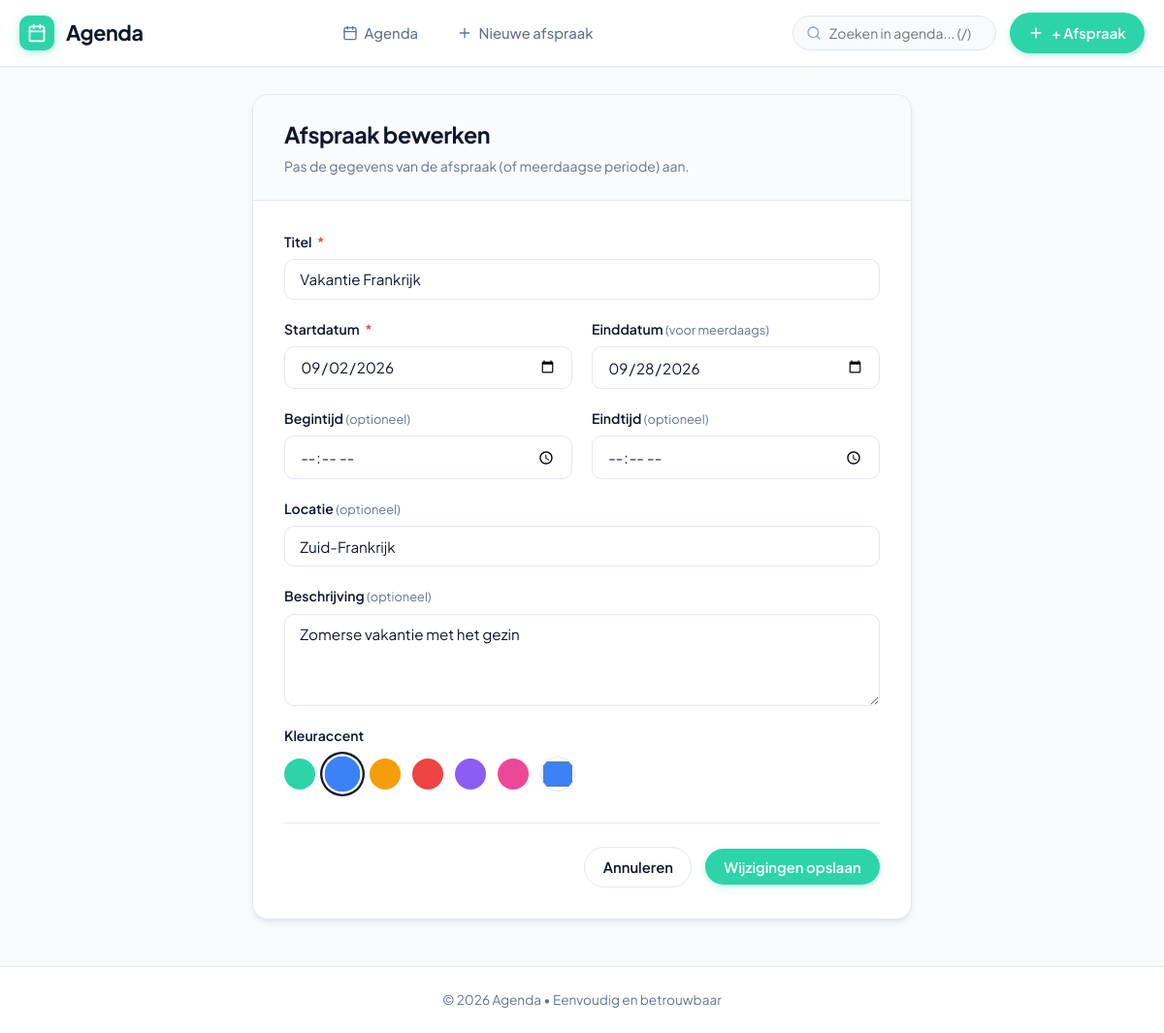
The app's page /edit/9 with its own data.
### tables this page shows
CREATE TABLE events (
    id INTEGER PRIMARY KEY AUTOINCREMENT,
    title TEXT NOT NULL,
    description TEXT,
    event_date TEXT NOT NULL,
    start_time TEXT NOT NULL,
    end_time TEXT,
    location TEXT,
    color TEXT DEFAULT '#2DD4A8',
    created_at TEXT NOT NULL
, end_date TEXT);

### app.py (the view, shortened to what this page needs)
@app.route('/edit/<int:event_id>', methods=['GET', 'POST'])
def edit_event(event_id):
    db = get_db()
    cursor = db.execute("SELECT * FROM events WHERE id = ?", (event_id,))
    event = cursor.fetchone()
    if not event:
        abort(404, description=f"Afspraak met ID {event_id} is niet gevonden.")
    return render_template('edit.html', event=event)

### app.py (called while the page is built)
def get_db():
    if 'db' not in g:
        g.db = sqlite3.connect(DATABASE)
        g.db.row_factory = sqlite3.Row
        g.db.execute("PRAGMA foreign_keys = ON")
        g.db.execute("PRAGMA busy_timeout = 3000")
    return g.db

@app.before_request
def csrf_protect():
    if '_csrf_token' not in session:
        session['_csrf_token'] = secrets.token_hex(24)
    if request.method == 'POST':
        token = request.form.get('csrf_token') or request.headers.get('X-CSRFToken')
        if not token or token != session.get('_csrf_token'):
            abort(400, description="Ongeldig of ontbrekend CSRF-beveiligingstoken.")

@app.context_processor
def inject_globals():
    def csrf_token():
        if '_csrf_token' not in session:
            session['_csrf_token'] = secrets.token_hex(24)
        return session['_csrf_token']
    return {
        'csrf_token': csrf_token,
        'today_date': date.today(),
        'preset_colors': PRESET_COLORS,
        'dutch_days_short': DUTCH_DAYS_SHORT
    }

### templates/edit.html (shortened to what this page needs)
{% extends "base.html" %}
{% block content %}
<div class="card form-card">
    <div class="card-header">
        <h1 class="card-title">Afspraak bewerken</h1>
        <p class="card-subtitle">Pas de gegevens van de afspraak (of meerdaagse periode) aan.</p>
    </div>
    <div class="card-body">
        <form action="{{ url_for('edit_event', event_id=event.id) }}" method="POST" id="edit-event-form">
            <div class="form-grid">
                <div class="form-group form-group-full">
                    <label for="title" class="form-label">Titel <span class="required">*</span></label>
                    <input type="text" id="title" name="title" class="form-control" required autofocus value="{{ event.title }}">
                </div>
                <div class="form-group">
                    <label for="event_date" class="form-label">Startdatum <span class="required">*</span></label>
                    <input type="date" id="event_date" name="event_date" class="form-control" required value="{{ event.event_date }}">
                </div>
                <div class="form-group">
                    <label for="end_date" class="form-label">Einddatum <span style="font-weight: normal; color: var(--text-muted); font-size: 0.8rem;">(voor meerdaags)</span></label>
                    <input type="date" id="end_date" name="end_date" class="form-control" value="{{ event.end_date or '' }}">
                </div>
                <div class="form-group">
                    <label for="start_time" class="form-label">Begintijd <span style="font-weight: normal; color: var(--text-muted); font-size: 0.8rem;">(optioneel)</span></label>
                    <input type="time" id="start_time" name="start_time" class="form-control" value="{{ event.start_time or '' }}">
                </div>
                <div class="form-group">
                    <label for="end_time" class="form-label">Eindtijd <span style="font-weight: normal; color: var(--text-muted); font-size: 0.8rem;">(optioneel)</span></label>
                    <input type="time" id="end_time" name="end_time" class="form-control" value="{{ event.end_time or '' }}">
                </div>
                <div class="form-group form-group-full">
                    <label for="location" class="form-label">Locatie <span style="font-weight: normal; color: var(--text-muted); font-size: 0.8rem;">(optioneel)</span></label>
                    <input type="text" id="location" name="location" class="form-control" placeholder="bijv. Frankrijk of Uddel" value="{{ event.location or '' }}">
                </div>
                <div class="form-group form-group-full">
                    <label for="description" class="form-label">Beschrijving <span style="font-weight: normal; color: var(--text-muted); font-size: 0.8rem;">(optioneel)</span></label>
                    <textarea id="description" name="description" class="form-control" placeholder="Aantekeningen...">{{ event.description or '' }}</textarea>
                </div>
                <div class="form-group form-group-full">
                    <label class="form-label">Kleuraccent</label>
                    <div class="color-picker-group">
                        {% set current_color = event.color or '#2DD4A8' %}
                        {% for c in preset_colors %}
                            <label class="color-option" title="{{ c.label }}">
                                <span class="color-swatch" style="background-color: {{ c.value }};"></span>
                            </label>
                        {% endfor %}
                        <input type="color" name="custom_color" class="color-custom-input" value="{{ current_color }}" title="Aangepaste kleur kiezen"
                               onchange="const r = document.querySelector('input[name=color]:checked'); if(r) r.checked=false; const dummy = document.createElement('input'); dummy.type='hidden'; dummy.name='color'; dummy.value=this.value; this.parentElement.appendChild(dummy);">
                    </div>
                </div>
            </div>
            <div class="form-actions">
                <a href="{{ url_for('view_event', event_id=event.id) }}" class="btn btn-outline" id="btn-cancel-edit">Annuleren</a>
                <button type="submit" class="btn btn-primary" id="btn-submit-edit">Wijzigingen opslaan</button>
            </div>
        </form>
    </div>
</div>
{% endblock %}

### static/css/style.css (style rules this page uses)
:root { --primary: #2DD4A8; --primary-hover: #22B891; --primary-light: #E6FBF5; --primary-focus: rgba(45, 212, 168, 0.25); --primary-text: #0E624E; --bg: #F8FAFC; --surface: #FFFFFF; --surface-hover: #F1F5F9; --border: #E2E8F0; --border-light: #F1F5F9; --text-main: #0F172A; --text-muted: #64748B; --text-light: #94A3B8; --danger: #EF4444; --danger-light: #FEF2F2; --danger-hover: #DC2626; --success: #10B981; --success-light: #ECFDF5; --info: #3B82F6; --info-light: #EFF6FF; --radius-sm: 6px; --radius-md: 10px; --radius-lg: 16px; --radius-full: 9999px; --shadow-xs: 0 1px 2px rgba(0, 0, 0, 0.04); --shadow-sm: 0 1px 3px rgba(0, 0, 0, 0.06), 0 1px 2px rgba(0, 0, 0, 0.04); --shadow-md: 0 4px 6px -1px rgba(0, 0, 0, 0.07), 0 2px 4px -1px rgba(0, 0, 0, 0.04); --shadow-lg: 0 10px 15px -3px rgba(0, 0, 0, 0.08), 0 4px 6px -2px rgba(0, 0, 0, 0.04); --shadow-popup: 0 20px 25px -5px rgba(0, 0, 0, 0.1), 0 10px 10px -5px rgba(0, 0, 0, 0.04); --font-family: 'Plus Jakarta Sans', system-ui, -apple-system, BlinkMacSystemFont, 'Segoe UI', Roboto, sans-serif; --transition: all 0.2s cubic-bezier(0.16, 1, 0.3, 1); }
*, *::before, *::after { box-sizing: border-box; margin: 0; padding: 0; }
html { font-size: 16px; scroll-behavior: smooth; }
body { font-family: var(--font-family); background-color: var(--bg); color: var(--text-main); line-height: 1.5; min-height: 100vh; display: flex; flex-direction: column; -webkit-font-smoothing: antialiased; }
.btn { display: inline-flex; align-items: center; justify-content: center; gap: 0.5rem; padding: 0.55rem 1.15rem; border-radius: var(--radius-full); font-size: 0.925rem; font-weight: 600; font-family: inherit; text-decoration: none; cursor: pointer; border: 1px solid transparent; transition: var(--transition); white-space: nowrap; }
.btn-primary { background: var(--primary); color: #FFFFFF; box-shadow: 0 2px 6px rgba(45, 212, 168, 0.35); }
.btn-outline { background: var(--surface); color: var(--text-main); border-color: var(--border); }
.card { background: var(--surface); border-radius: var(--radius-lg); border: 1px solid var(--border); box-shadow: var(--shadow-md); overflow: hidden; }
.form-card { max-width: 680px; margin: 0 auto; }
.card-header { padding: 1.5rem 2rem; border-bottom: 1px solid var(--border); background: #FAFBFD; }
.card-title { font-size: 1.45rem; font-weight: 700; letter-spacing: -0.02em; color: var(--text-main); }
.card-subtitle { font-size: 0.875rem; color: var(--text-muted); margin-top: 0.25rem; }
.card-body { padding: 2rem; }
.form-grid { display: grid; grid-template-columns: 1fr 1fr; gap: 1.25rem; }
.form-group-full { grid-column: 1 / -1; }
.form-group { display: flex; flex-direction: column; gap: 0.45rem; }
.form-label { font-size: 0.875rem; font-weight: 600; color: var(--text-main); }
.form-label .required { color: var(--danger); margin-left: 0.2rem; }
.form-control { width: 100%; padding: 0.65rem 0.95rem; border: 1px solid var(--border); border-radius: var(--radius-md); font-size: 0.95rem; font-family: inherit; color: var(--text-main); background: var(--surface); transition: var(--transition); }
textarea.form-control { resize: vertical; min-height: 95px; }
.color-picker-group { display: flex; align-items: center; gap: 0.75rem; flex-wrap: wrap; margin-top: 0.25rem; }
.color-option { position: relative; cursor: pointer; }
.color-swatch { width: 32px; height: 32px; border-radius: var(--radius-full); display: flex; align-items: center; justify-content: center; transition: var(--transition); border: 2px solid transparent; }
.color-option input[type="radio"]:checked + .color-swatch { transform: scale(1.15); box-shadow: 0 0 0 2px var(--surface), 0 0 0 4px var(--text-main); }
.color-custom-input { width: 36px; height: 36px; padding: 0; border: 1px solid var(--border); border-radius: var(--radius-full); cursor: pointer; background: transparent; }
.form-actions { display: flex; align-items: center; justify-content: flex-end; gap: 0.85rem; margin-top: 2rem; padding-top: 1.5rem; border-top: 1px solid var(--border); }

### records on screen
events: title "Vakantie Frankrijk", event_date "09/02/2026", end_date "09/28/2026", location "Zuid-Frankrijk", description "Zomerse vakantie met het gezin", custom_color "#3b82f6"
